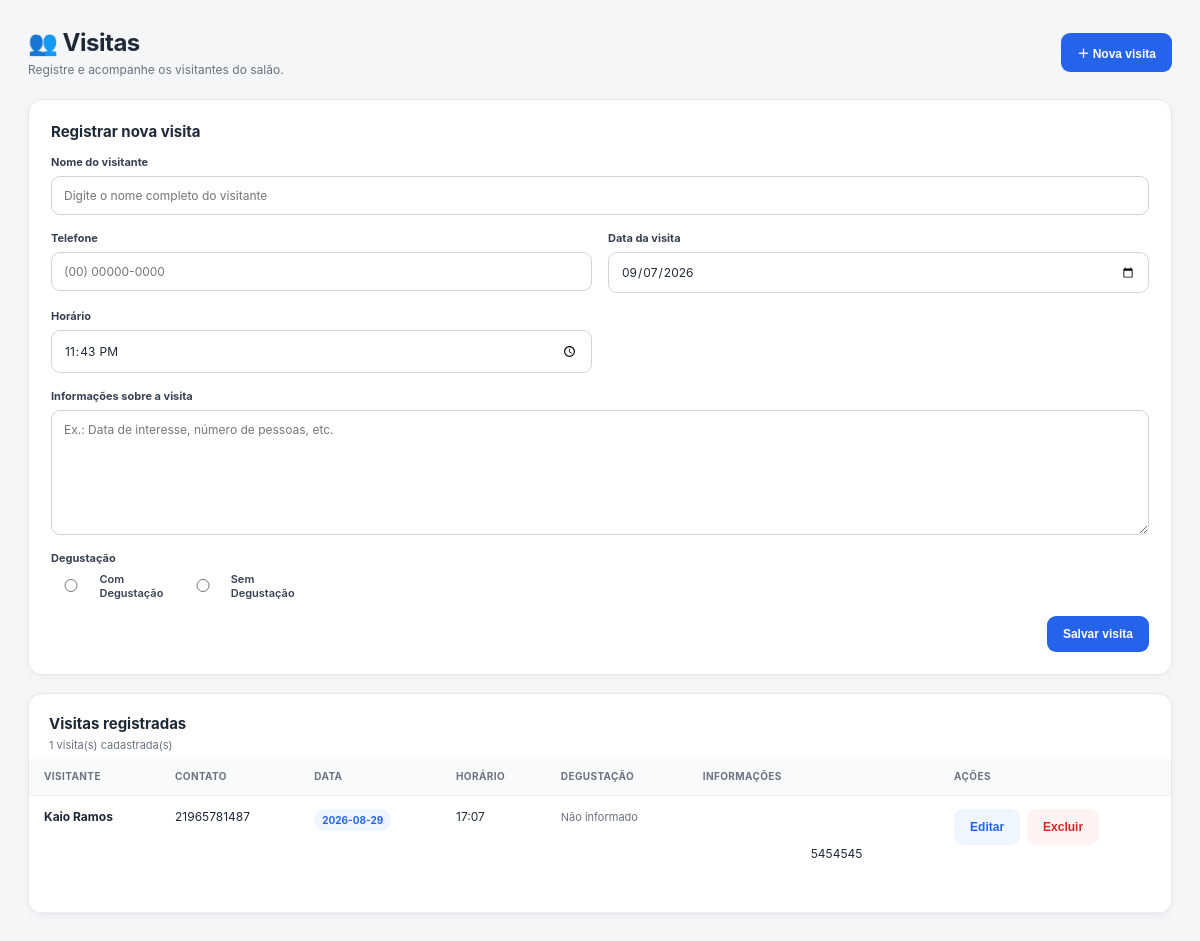
/visitas (signed in), run on the app's committed database.
### app.py (models this page shows, shortened)
class Visita(db.Model):
    __tablename__ = "visitas"
    id = db.Column(
        db.Integer,
        primary_key=True
    )
    salao_id = db.Column(
        db.Integer,
        db.ForeignKey("saloes.id"),
        nullable=False
    )
    nome = db.Column(
        db.String(150),
        nullable=False
    )
    telefone = db.Column(
        db.String(30),
        nullable=True
    )
    email = db.Column(
        db.String(150),
        nullable=True
    )
    cpf = db.Column(
        db.String(30),
        nullable=True
    )
    data = db.Column(
        db.String(20),
        nullable=False
    )
    hora = db.Column(
        db.String(10),
        nullable=False
    )
    informacoes_visitante = db.Column(
        db.Text,
        nullable=False
    )
    criado_em = db.Column(
        db.DateTime,
        server_default=db.func.current_timestamp()
    )

### app.py (the view, shortened to what this page needs)
@app.route("/visitas", methods=["GET"])
def visitas():
    if "salao_id" not in session:
        return redirect("/")
    salao_id = session["salao_id"]
    visitas_lista = Visita.query.filter_by(
        salao_id=salao_id
    ).order_by(
        Visita.id.desc()
    ).all()
    visita_edicao = None
    editar_id = request.args.get("editar")
    return render_template(
        "visitas.html",
        visitas=visitas_lista,
        visita_edicao=visita_edicao
    )

### templates/visitas.html (shortened to what this page needs)
<!DOCTYPE html>
<html lang="pt-BR">
<head>
</head>
<body>
<div class="container">
    <div class="header">
        <div>
            <h1>👥 Visitas</h1>
            <div class="subtitle">
                Registre e acompanhe os visitantes do salão.
            </div>
        </div>
        <button
            class="btn btn-primary"
            type="button"
            onclick="novaVisita()">
            ＋ Nova visita
        </button>
    </div>
    <section class="card form-card" id="formCard">
        <h2 class="section-title">
            {% if visita_edicao %}
                Editar visita
            {% else %}
                Registrar nova visita
            {% endif %}
        </h2>
        <form id="visitaForm">
            <div class="form-grid">
                <div class="field full">
                    <label for="nome">
                        Nome do visitante
                    </label>
                    <input
                        type="text"
                        id="nome"
                        maxlength="150"
                        value="{{ visita_edicao.nome if visita_edicao else '' }}"
                        placeholder="Digite o nome completo do visitante"
                        required>
                </div>
                <div class="field">
                    <label for="telefone">
                        Telefone
                    </label>
                    <input
                        type="text"
                        id="telefone"
                        maxlength="30"
                        value="{{ visita_edicao.telefone if visita_edicao else '' }}"
                        placeholder="(00) 00000-0000">
                </div>
                <div class="field">
                    <label for="data">
                        Data da visita
                    </label>
                    <input
                        type="date"
                        id="data"
                        value="{{ visita_edicao.data if visita_edicao else '' }}"
                        required>
                </div>
                <div class="field">
                    <label for="hora">
                        Horário
                    </label>
                    <input
                        type="time"
                        id="hora"
                        value="{{ visita_edicao.hora if visita_edicao else '' }}"
                        required>
                </div>
                <div class="field full">
                    <label for="informacoes_visitante">
                        Informações sobre a visita
                    </label>
                    <textarea
                        id="informacoes_visitante"
                        maxlength="5000"
                        required
                        placeholder="Ex.: Data de interesse, número de pessoas, etc.">{{ visita_edicao.informacoes_visitante if visita_edicao else '' }}</textarea>
                </div>
<div class="field full">
    <label>
        Degustação
    </label>
    <div style="display:flex; gap:20px; align-items:center;">
        <label style="display:flex; align-items:center; gap:8px; font-weight:600; cursor:pointer;">
            <input
                type="radio"
                name="degustacao"
                value="Com Degustação"
                required>
            Com Degustação
        </label>
        <label style="display:flex; align-items:center; gap:8px; font-weight:600; cursor:pointer;">
            <input
                type="radio"
                name="degustacao"
                value="Sem Degustação"
                required>
            Sem Degustação
        </label>
    </div>
</div>
            </div>
            <div class="actions">
                <button
                    class="btn btn-primary"
                    type="submit">
                    {% if visita_edicao %}
                        Salvar alterações
                    {% else %}
                        Salvar visita
                    {% endif %}
                </button>
            </div>
        </form>
    </section>
    <section class="card">
        <div style="padding:20px 20px 5px">
            <h2
                class="section-title"
                style="margin-bottom:5px">
                Visitas registradas
            </h2>
            <div class="muted">
                {{ visitas|length }} visita(s) cadastrada(s)
            </div>
        </div>
        {% if visitas %}
        <div class="table-wrap">
            <table>
                <thead>
                    <tr>
                        <th>
                            Visitante
                        </th>
                        <th>
                            Contato
                        </th>
                        <th>
                            Data
                        </th>
                        <th>
                            Horário
                        </th>
<th>
    Degustação
</th>
                        <th>
                            Informações
                        </th>
                        <th>
                            Ações
                        </th>
                    </tr>
                </thead>
                <tbody>
                {% for visita in visitas %}
                    <tr>
                        <td>
                            <strong>
                                {{ visita.nome or "Visitante sem nome" }}
                            </strong>
                        </td>
                        <td>
                            {% if visita.telefone %}
                                <div>
                                    {{ visita.telefone }}
                                </div>
                            {% else %}
                                <span class="muted">
                                    Telefone não informado
                                </span>
                            {% endif %}
                        </td>
                        <td>
                            <span class="badge">
                                {{ visita.data or "--" }}
                            </span>
                        </td>
                        <td>
                            {{ visita.hora or "--" }}
                        </td>
<td>
    {% if visita.degustacao == 'Com Degustação' %}
        <span class="badge">
            Com Degustação
        </span>
    {% elif visita.degustacao == 'Sem Degustação' %}
        <span class="badge">
            Sem Degustação
        </span>
    {% else %}
        <span class="muted">
            Não informado
        </span>
    {% endif %}
</td>
                        <td>
                            <div class="visitor-info">
                                {{ visita.informacoes_visitante or "--" }}
                            </div>
                        </td>
                        <td>
                            <div class="row-actions">
                                <button
                                    class="btn btn-edit"
                                    type="button"
                                    onclick="editarVisita('{{ visita.id }}')">
                                    Editar
                                </button>
                                <button
                                    class="btn btn-delete"
                                    type="button"
                                    onclick="excluirVisita('{{ visita.id }}')">
                                    Excluir
                                </button>
                            </div>
                        </td>
                    </tr>
                {% endfor %}
                </tbody>
            </table>
        </div>
        {% endif %}
    </section>
</div>
</body>
</html>

### templates/visitas.html (style rules this page uses)
* { box-sizing:border-box; margin:0; padding:0; }
body { font-family:Inter,Arial,sans-serif; background:#F4F6F8; color:#1F2937; padding:28px; }
.container { max-width:1150px; margin:0 auto; }
.header { display:flex; justify-content:space-between; align-items:center; gap:15px; margin-bottom:22px; }
h1 { font-size:24px; letter-spacing:-.5px; }
.subtitle { color:#6B7280; font-size:12px; margin-top:5px; }
.btn { border:0; border-radius:9px; padding:11px 16px; font-weight:700; cursor:pointer; font-size:12px; }
.btn-primary { background:#2563EB; color:#fff; }
.btn-edit { background:#EFF6FF; color:#2563EB; }
.btn-delete { background:#FEF2F2; color:#DC2626; }
.card { background:#fff; border:1px solid #E5E7EB; border-radius:14px; box-shadow:0 2px 10px rgba(15,23,42,.04); margin-bottom:18px; }
.form-card { padding:22px; }
.form-grid { display:grid; grid-template-columns:repeat(2,minmax(0,1fr)); gap:16px; }
.field { display:flex; flex-direction:column; gap:7px; }
.field.full { grid-column:1/-1; }
label { font-size:11px; font-weight:700; color:#374151; }
input, textarea { width:100%; border:1px solid #D1D5DB; border-radius:9px; padding:11px 12px; font:inherit; font-size:12px; outline:none; background:#fff; color:#1F2937; }
textarea { min-height:125px; resize:vertical; }
.actions { display:flex; gap:9px; justify-content:flex-end; margin-top:16px; }
.section-title { font-size:15px; margin-bottom:14px; }
.table-wrap { overflow-x:auto; }
table { width:100%; border-collapse:collapse; }
th, td { padding:13px 15px; border-bottom:1px solid #EEF0F3; text-align:left; vertical-align:top; }
th { font-size:10px; color:#6B7280; text-transform:uppercase; letter-spacing:.4px; background:#F8FAFC; }
td { font-size:12px; }
.visitor-info { white-space:pre-wrap; line-height:1.5; max-width:480px; }
.muted { color:#6B7280; font-size:11px; }
.badge { display:inline-block; background:#EFF6FF; color:#2563EB; border-radius:999px; padding:5px 8px; font-size:10px; font-weight:700; }
.row-actions { display:flex; gap:7px; flex-wrap:wrap; }

### data on the page
Visita: nome "Kaio Ramos", telefone "21965781487", data "2026-08-29", hora "17:07", informacoes_visitante "5454545"

### other printed values
{{ visitas|length }} "1"
